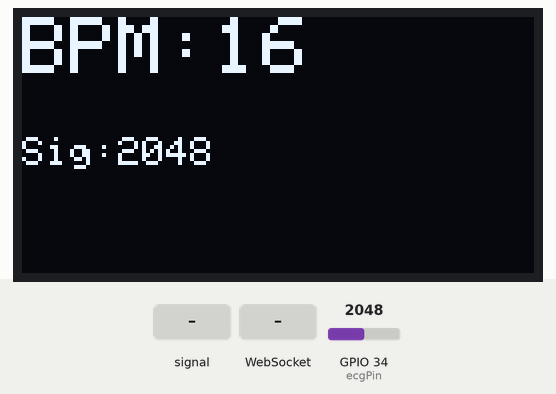
The sketch below on a simulated ESP32. On the bench: 128×64 one-colour display. The test bench sets the inputs (shaded band); at power-on: GPIO 34 (ecgPin) = 2048. What the sketch prints to the serial monitor is not drawn.

Above: at 4.7 s.
4.8 s: GPIO 34 (ecgPin) fed a 200 Hz sine of ±327 counts around its level
At 4.88 s:
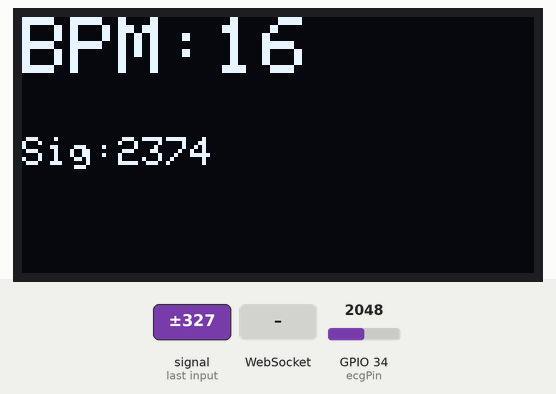
6.6 s: GPIO 34 (ecgPin) set to 1960
At 7.8 s:
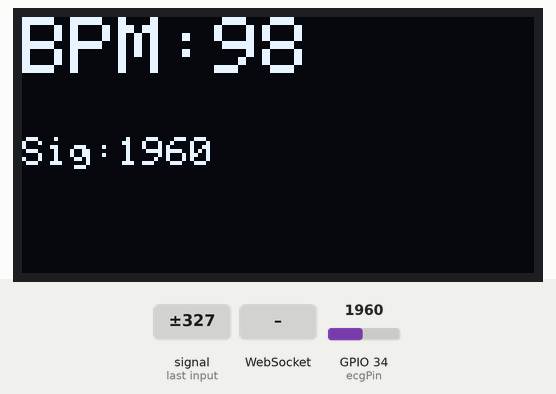
8.1 s: GPIO 34 (ecgPin) fed a 1000 Hz sine of ±1023 counts around its level
At 8.16 s:
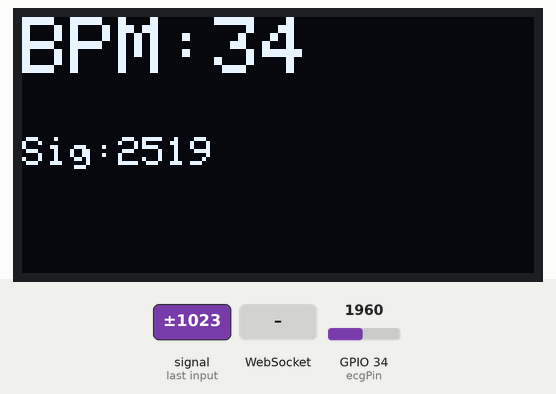
9.6 s: WebSocket text "1" received
At 9.68 s:
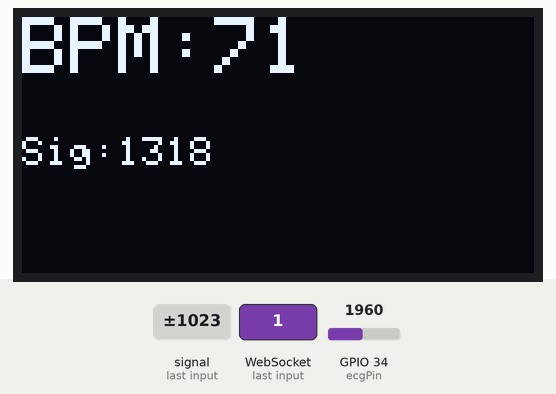
11.1 s: GPIO 34 (ecgPin) set to 2040
At 11.5 s:
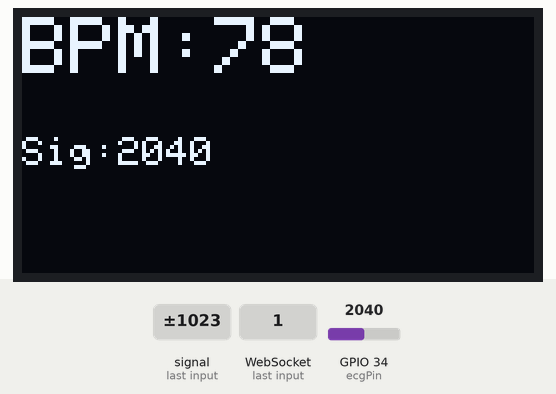
12.7 s: GPIO 34 (ecgPin) set to 2047
At 13.9 s:
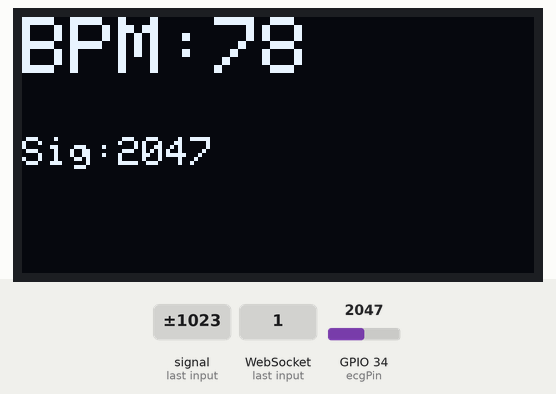
Timing chart, 0 to 15.3 s (numbered marks = the images above; inputs shaded):
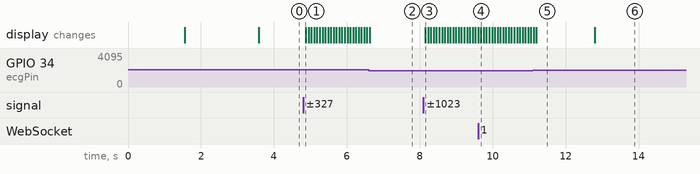

Measured:
- after the input at 4.8 s, the display: changes after 0.08 s (image 1)
- after the input at 8.1 s, the display: changes after 0.05 s (image 3)
- after the input at 12.7 s, the display: changes after 0.10 s (image 6)

The sketch:

aurdino.ino
```cpp
#include <WiFi.h>
#include <WebSocketsServer.h>
#include <SPI.h>
#include <Adafruit_GFX.h>
#include <Adafruit_SSD1306.h>

// ===== OLED =====
#define SCREEN_WIDTH 128
#define SCREEN_HEIGHT 64

#define OLED_MOSI 23
#define OLED_CLK  18
#define OLED_DC   2
#define OLED_CS   5
#define OLED_RST  4

Adafruit_SSD1306 display(SCREEN_WIDTH, SCREEN_HEIGHT,
                         OLED_MOSI, OLED_CLK,
                         OLED_DC, OLED_RST, OLED_CS);

// ===== WIFI =====
const char* ssid = "ECG_MONITOR";
const char* password = "12345678";

// ===== WEBSOCKET =====
WebSocketsServer webSocket = WebSocketsServer(81);

// ===== ECG =====
int ecgPin = 34;
int threshold = 2000;

unsigned long lastBeat = 0;
int BPM = 0;
int signalValue = 0;
int prevSignal = 0;

void setup() {
  // ===== SERIAL (FIXED) =====
  Serial.begin(115200);
  delay(1000);   // 🔥 IMPORTANT
  Serial.println("System Starting...");

  // ===== WIFI FIRST =====
  WiFi.softAP(ssid, password);
  delay(500);

  Serial.print("ESP IP: ");
  Serial.println(WiFi.softAPIP());

  // ===== OLED INIT =====
  if (!display.begin(SSD1306_SWITCHCAPVCC)) {
    Serial.println("OLED FAIL");
    while (1);
  }

  // Test display
  display.clearDisplay();
  display.setTextSize(2);
  display.setTextColor(WHITE);
  display.setCursor(0, 0);
  display.println("READY");
  display.display();
  delay(2000);

  // ===== WEBSOCKET =====
  webSocket.begin();
  webSocket.onEvent(webSocketEvent);

  Serial.println("System Ready");
}

void loop() {
  webSocket.loop();

  // ===== ECG READ =====
  signalValue = analogRead(ecgPin);

  // ===== BPM DETECTION =====
  if (signalValue > threshold && prevSignal <= threshold) {
    unsigned long currentTime = millis();

    if (currentTime - lastBeat > 400) {
      BPM = 60000 / (currentTime - lastBeat);
      lastBeat = currentTime;
    }
  }
  prevSignal = signalValue;

  // ===== SERIAL DEBUG =====
  Serial.print("Signal: ");
  Serial.print(signalValue);
  Serial.print(" | BPM: ");
  Serial.println(BPM);

  // ===== OLED DISPLAY =====
  display.clearDisplay();

  display.setTextSize(2);
  display.setCursor(0, 0);
  display.print("BPM:");
  display.print(BPM);

  display.setTextSize(1);
  display.setCursor(0, 30);
  display.print("Sig:");
  display.print(signalValue);

  display.display();

  // ===== SEND DATA =====
  String json = "{";
  json += "\"ecg\":" + String(signalValue) + ",";
  json += "\"bpm\":" + String(BPM);
  json += "}";

  webSocket.broadcastTXT(json);

  delay(50);
}

// ===== WEBSOCKET EVENT =====
void webSocketEvent(uint8_t num, WStype_t type, uint8_t * payload, size_t length) {
  if (type == WStype_CONNECTED) {
    Serial.println("Dashboard Connected");
  }
}
```
